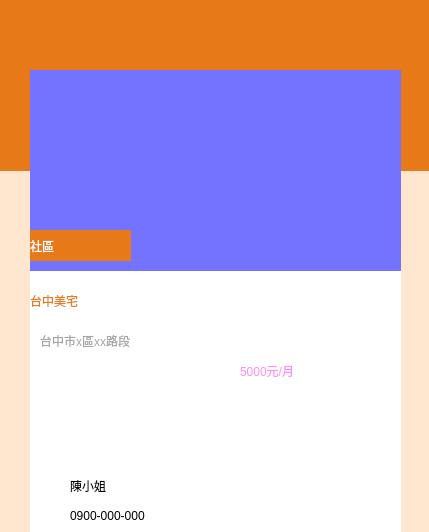
<?xml version="1.0" encoding="UTF-8"?>
<ui version="4.0">
 <class>shared_post</class>
 <widget class="QWidget" name="shared_post">
  <property name="geometry">
   <rect>
    <x>0</x>
    <y>0</y>
    <width>429</width>
    <height>532</height>
   </rect>
  </property>
  <property name="windowTitle">
   <string>Form</string>
  </property>
  <property name="styleSheet">
   <string notr="true"/>
  </property>
  <widget class="QLabel" name="label">
   <property name="geometry">
    <rect>
     <x>0</x>
     <y>0</y>
     <width>631</width>
     <height>171</height>
    </rect>
   </property>
   <property name="styleSheet">
    <string notr="true">background-color:rgb(231,121,24);</string>
   </property>
   <property name="text">
    <string/>
   </property>
  </widget>
  <widget class="QLabel" name="label_2">
   <property name="geometry">
    <rect>
     <x>30</x>
     <y>140</y>
     <width>371</width>
     <height>461</height>
    </rect>
   </property>
   <property name="styleSheet">
    <string notr="true">background-color:rgb(255, 255, 255);
border-radius:15px;
</string>
   </property>
   <property name="text">
    <string/>
   </property>
  </widget>
  <widget class="QLabel" name="label_3">
   <property name="geometry">
    <rect>
     <x>80</x>
     <y>0</y>
     <width>271</width>
     <height>71</height>
    </rect>
   </property>
   <property name="styleSheet">
    <string notr="true">background-color: rgb(231,121,24);
image: url(:/icon/icon/logo.png);
</string>
   </property>
   <property name="text">
    <string/>
   </property>
  </widget>
  <widget class="QLabel" name="label_5">
   <property name="geometry">
    <rect>
     <x>40</x>
     <y>470</y>
     <width>21</width>
     <height>21</height>
    </rect>
   </property>
   <property name="styleSheet">
    <string notr="true">background-color: rgb(255, 255, 255);
image: url(:/icon/icon/person.png);</string>
   </property>
   <property name="text">
    <string/>
   </property>
  </widget>
  <widget class="QLabel" name="label_6">
   <property name="geometry">
    <rect>
     <x>40</x>
     <y>500</y>
     <width>21</width>
     <height>21</height>
    </rect>
   </property>
   <property name="styleSheet">
    <string notr="true">background-color: rgb(255, 255, 255);
image: url(:/icon/icon/phone.png);</string>
   </property>
   <property name="text">
    <string/>
   </property>
  </widget>
  <widget class="QLabel" name="poser_name">
   <property name="geometry">
    <rect>
     <x>70</x>
     <y>470</y>
     <width>141</width>
     <height>31</height>
    </rect>
   </property>
   <property name="styleSheet">
    <string notr="true">font: 75 10pt &quot;微軟正黑體&quot;;</string>
   </property>
   <property name="text">
    <string>陳小姐</string>
   </property>
  </widget>
  <widget class="QLabel" name="label_7">
   <property name="geometry">
    <rect>
     <x>-50</x>
     <y>170</y>
     <width>551</width>
     <height>381</height>
    </rect>
   </property>
   <property name="styleSheet">
    <string notr="true">background-color:rgb(255, 231, 207);</string>
   </property>
   <property name="text">
    <string/>
   </property>
  </widget>
  <widget class="QLabel" name="poster_phton">
   <property name="geometry">
    <rect>
     <x>70</x>
     <y>500</y>
     <width>141</width>
     <height>31</height>
    </rect>
   </property>
   <property name="styleSheet">
    <string notr="true">font: 75 10pt &quot;微軟正黑體&quot;;</string>
   </property>
   <property name="text">
    <string>0900-000-000</string>
   </property>
  </widget>
  <widget class="QLabel" name="post_title">
   <property name="geometry">
    <rect>
     <x>30</x>
     <y>270</y>
     <width>371</width>
     <height>61</height>
    </rect>
   </property>
   <property name="styleSheet">
    <string notr="true">font: 14pt &quot;標楷體&quot;;
font-color:;
color: rgb(231,121,24);</string>
   </property>
   <property name="text">
    <string>台中美宅</string>
   </property>
   <property name="wordWrap">
    <bool>true</bool>
   </property>
  </widget>
  <widget class="QLabel" name="house_kind">
   <property name="geometry">
    <rect>
     <x>30</x>
     <y>230</y>
     <width>101</width>
     <height>31</height>
    </rect>
   </property>
   <property name="styleSheet">
    <string notr="true">font: 12pt &quot;標楷體&quot;;
background-color: rgb(231,121,24);
color: rgb(255, 255, 255);</string>
   </property>
   <property name="text">
    <string>社區</string>
   </property>
  </widget>
  <widget class="QLabel" name="address">
   <property name="geometry">
    <rect>
     <x>40</x>
     <y>330</y>
     <width>281</width>
     <height>21</height>
    </rect>
   </property>
   <property name="styleSheet">
    <string notr="true">font: 12pt &quot;標楷體&quot;;
color:rgb(166, 166, 166);</string>
   </property>
   <property name="text">
    <string>台中市x區xx路段</string>
   </property>
  </widget>
  <widget class="QLabel" name="detail_info">
   <property name="geometry">
    <rect>
     <x>40</x>
     <y>360</y>
     <width>161</width>
     <height>101</height>
    </rect>
   </property>
   <property name="styleSheet">
    <string notr="true">font: 10pt &quot;標楷體&quot;;</string>
   </property>
   <property name="text">
    <string/>
   </property>
   <property name="wordWrap">
    <bool>true</bool>
   </property>
  </widget>
  <widget class="QLabel" name="qrcode">
   <property name="geometry">
    <rect>
     <x>260</x>
     <y>400</y>
     <width>141</width>
     <height>131</height>
    </rect>
   </property>
   <property name="styleSheet">
    <string notr="true"/>
   </property>
   <property name="text">
    <string/>
   </property>
  </widget>
  <widget class="QLabel" name="rent_cost">
   <property name="geometry">
    <rect>
     <x>240</x>
     <y>350</y>
     <width>161</width>
     <height>41</height>
    </rect>
   </property>
   <property name="styleSheet">
    <string notr="true">font: 18pt &quot;標楷體&quot;;
color: rgb(255, 140, 250);</string>
   </property>
   <property name="text">
    <string>5000元/月</string>
   </property>
  </widget>
  <widget class="QLabel" name="post_img">
   <property name="geometry">
    <rect>
     <x>30</x>
     <y>70</y>
     <width>371</width>
     <height>201</height>
    </rect>
   </property>
   <property name="styleSheet">
    <string notr="true">background-color: rgb(115, 115, 255);</string>
   </property>
   <property name="text">
    <string/>
   </property>
  </widget>
  <zorder>label_7</zorder>
  <zorder>label</zorder>
  <zorder>label_2</zorder>
  <zorder>label_3</zorder>
  <zorder>label_5</zorder>
  <zorder>label_6</zorder>
  <zorder>poser_name</zorder>
  <zorder>poster_phton</zorder>
  <zorder>post_title</zorder>
  <zorder>address</zorder>
  <zorder>detail_info</zorder>
  <zorder>qrcode</zorder>
  <zorder>rent_cost</zorder>
  <zorder>post_img</zorder>
  <zorder>house_kind</zorder>
 </widget>
 <resources>
  <include location="UI_pic.qrc"/>
 </resources>
 <connections/>
</ui>
